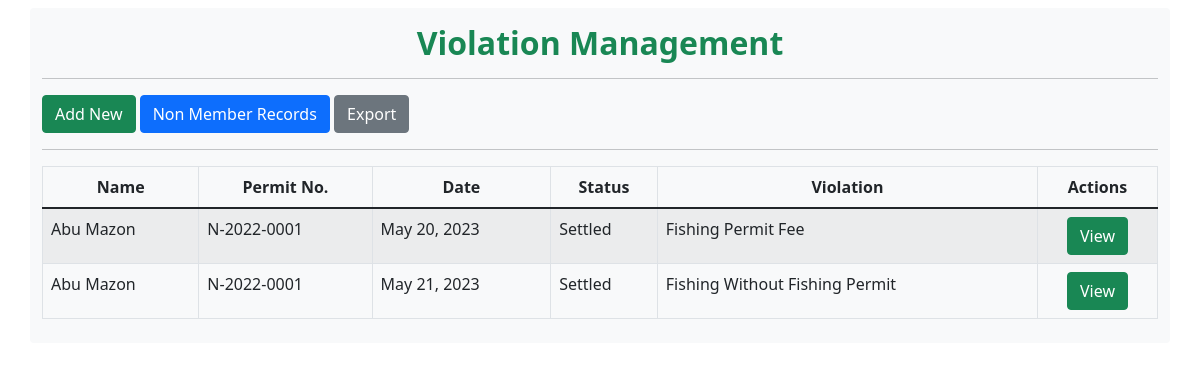
The app's page /admin/vm.php with its own data.
### tables this page shows
CREATE TABLE `violations` (
  `v_id` int(50) NOT NULL,
  `permit_id` int(11) NOT NULL,
  `vcat_id` int(50) NOT NULL,
  `user` int(10) NOT NULL,
  `date` date NOT NULL,
  `payment_date` date DEFAULT NULL,
  `payment_amt` varchar(255) DEFAULT NULL,
  `recieved_from` varchar(255) DEFAULT NULL,
  `receipt_num` varchar(255) DEFAULT NULL,
  `viol_status` varchar(50) NOT NULL DEFAULT 'Pending',
  `details` text NOT NULL
);

CREATE TABLE `permit` (
  `permit_id` int(10) NOT NULL,
  `permit_num` varchar(11) NOT NULL DEFAULT 'M-YYYY-0000',
  `permit_status` varchar(50) NOT NULL DEFAULT 'Pending',
  `lname` varchar(255) NOT NULL,
  `fname` varchar(255) NOT NULL,
  `mname` varchar(255) NOT NULL,
  `municipality` varchar(255) NOT NULL,
  `barangay` varchar(255) NOT NULL,
  `sitio` varchar(255) NOT NULL,
  `dob` date NOT NULL,
  `age` int(3) NOT NULL,
  `sex` varchar(10) NOT NULL,
  `status` varchar(50) NOT NULL,
  `contact_num` text NOT NULL,
  `religion` varchar(255) NOT NULL,
  `citizenship` varchar(50) NOT NULL,
  `contact_person` varchar(255) NOT NULL,
  `relationship` varchar(255) NOT NULL,
  `contact_person_num` varchar(255) NOT NULL,
  `reg_type` varchar(255) NOT NULL,
  `vessel_type` varchar(255) NOT NULL,
  `vessel_use` varchar(255) NOT NULL,
  `vessel_material` varchar(255) NOT NULL,
  `fishing_gear_used` varchar(255) NOT NULL,
  `vessel_length` varchar(255) NOT NULL,
  `vessel_breadth` varchar(255) NOT NULL,
  `gross_tonnage` varchar(255) NOT NULL,
  `net_tonnage` varchar(255) NOT NULL,
  `horsepower` varchar(255) NOT NULL,
  `speed` varchar(255) NOT NULL,
  `engine_make` varchar(255) NOT NULL DEFAULT 'NONE',
  `serial_num` varchar(255) NOT NULL DEFAULT 'N/A',
  `curregdate` date NOT NULL,
  `curregexp` date NOT NULL,
  `curregissuance` varchar(255) NOT NULL DEFAULT 'N/A',
  `coastguardregnum` varchar(255) NOT NULL DEFAULT 'N/A',
  `permit_num1` varchar(1) NOT NULL DEFAULT 'M',
  `permit_num2` year(4) NOT NULL DEFAULT 0000,
  `permit_num3` varchar(4) NOT NULL DEFAULT '0000',
  `appl_date` date NOT NULL DEFAULT current_timestamp(),
  `user_id` int(50) NOT NULL,
  `approved_date` date NOT NULL,
  `id_status` varchar(50) NOT NULL DEFAULT 'Unreleased'
);

CREATE TABLE `violation_category` (
  `vcat_id` int(50) NOT NULL,
  `v_name` varchar(255) NOT NULL,
  `v_details` varchar(255) NOT NULL,
  `penalty` varchar(255) NOT NULL
);

### admin/vm.php (the view, shortened to what this page needs)
<!DOCTYPE html>
<html lang="en">
<head>
    <link href="https://cdnjs.cloudflare.com/ajax/libs/twitter-bootstrap/5.1.3/css/bootstrap.min.css" rel="stylesheet" />
    <link href="https://cdn.datatables.net/v/bs5/jq-3.6.0/dt-1.13.3/datatables.min.css" rel="stylesheet" />
</head>
<body>
    <div class="container">
        <div class="row justify-content-center">
            <div class="col-lg bg-light rounded my-2 py-2">
                <h2 class="text-center text-success pt-2"><b>Violation Management</b></h2>
                <hr>
                <button type="button" class="btn btn-success" data-bs-toggle="modal" data-bs-target="#exampleModal">Add New</button>
                <a href="../admin/adminvm2.php"><button type="button" class="btn btn-primary">Non Member Records</button></a>
                <a class="btn btn-secondary" href="../modal/excel-vm.php">Export</a>
                <hr>
                <div class="table-responsive">
                    <table class="table table-bordered table-striped table-hover">
                        <thead>
                            <tr class="text-center">
                                <th>Name</th>
                                <th>Permit No.</th>
                                <th>Date</th>
                                <th>Status</th>
                                <th>Violation</th>
                                <th>Actions</th>
                            </tr>
                        </thead>
                        <tbody>
                            <?php
                            $database = new Connection();
                            $db = $database->open();
                            try {
                                $sql = 'SELECT permit.lname,
                                               permit.fname,
                                               permit.permit_id,
                                               permit.permit_num,
                                               permit.municipality,
                                               violations.v_id,
                                               violations.date,
                                               violations.viol_status,
                                               violation_category.v_name,
                                               violation_category.penalty,
                                               violations.payment_date
                                            FROM permit
                                            JOIN violations
                                            ON permit.permit_id = violations.permit_id
                                            JOIN violation_category
                                            ON violations.vcat_id = violation_category.vcat_id;';
                                foreach ($db->query($sql) as $row) {
                            ?>
                                    <?php
                                    $date = date('F j, Y', strtotime($row['date']));
                                    ?>
                                    <tr>
                                        <td><?= $row['fname'] ?> <?= $row['lname'] ?></td>
                                        <td><?= $row['permit_num'] ?></td>
                                        <td><?= $date ?></td>
                                        <td><?= $row['viol_status'] ?></td>
                                        <td><?= $row['v_name'] ?></td>
                                        <td>
                                            <span><a href="#update_<?php echo $row['v_id']; ?>" class="text-decoration-none text-success" data-bs-toggle="modal">
                                                    <center><button class="btn btn-success">View</button></center>
                                                </a></span>
                                        </td>
                                    </tr>
                            <?php
                                }
                            } catch (PDOException $e) {
                                echo "There is some problem in connection: " . $e->getMessage();
                            }
                            ?>
                        </tbody>
                    </table>
                </div>
            </div>
        </div>
    </div>
</body>
</html>

### records on screen
violations: permit.fname "Abu", permit.lname "Mazon", permit.permit_num "N-2022-0001", date "May 20, 2023", viol_status "Settled", vcat.v_name "Fishing Permit Fee"
violations: permit.fname "Abu", permit.lname "Mazon", permit.permit_num "N-2022-0001", date "May 21, 2023", viol_status "Settled", vcat.v_name "Fishing Without Fishing Permit"
